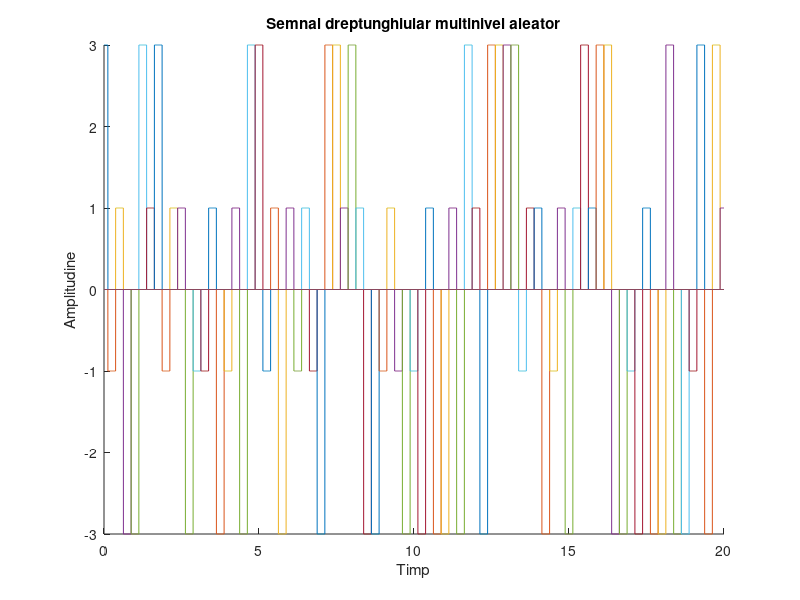

Write the MATLAB code that produced this figure.
figure(8)
hold on             % reţine graficul curent şi adaugă în aceeaşi fereastră grafică următoarele reprezentări grafice
title('Semnal dreptunghiular multinivel aleator');
xlabel('Timp');
ylabel('Amplitudine');
nivel = [-3 -1 1 3 ];
t= 0:0.002:20;      %rezolutia temporara de 2 ms. Daca dorim sa avem rezolutia temporara de 20 ms, respectiv 200 ms vom modifica t-ul astfel: t= 0:0.02:20, respectiv t= 0:0.2:20 
for n=0:0.25:40
    y = datasample(nivel, 1);           %cu functia datasample obtinem observatii despre vectorul niv
    plot(t, y*rectpuls(t-n, 0.25))      %functia rectpuls genereaza un impuls unitate dreptunghiular de durata 1/4
end
